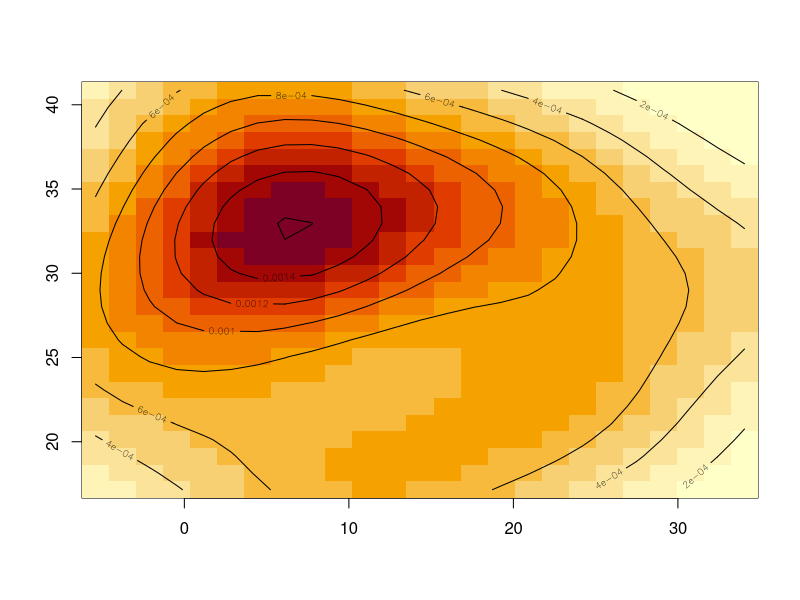

Source code (R):
library(readxl)
library(ggplot2)
library(dplyr)
library(MASS)

set.seed(0)
x = rnorm(15, 10.0, 10.0)
y = rnorm(15, 30.0, 10.0)

df = cbind.data.frame(x,y)

dens = kde2d(x, y)

image(dens) 
contour(dens, add=T)

gr <- data.frame(with(dens, expand.grid(x,y)), as.vector(dens$z))
names(gr) <- c("xgr", "ygr", "zgr")
mod <- loess(zgr~xgr*ygr, data=gr)

summary(mod)

df$pointdens <- predict(mod, newdata=data.frame(xgr=df[,1], ygr=df[,2]))
print(df$pointdens)
sum(df$pointdens)

gr$preds <- predict(mod, newdata=data.frame(xgr=gr[,1], ygr=gr[,2]))
print(gr$preds)
sum(gr$preds)

df$pointdens <- df$pointdens/sum(gr$preds)

gr$preds <- gr$preds/sum(gr$preds)

center <- subset(gr, gr$preds == max(gr$preds,na.rm=T))






# +-----------------------------------------------------------------------------
kernel_parenclitic_kde <- function(df) {
  set.seed(1)
  df_train_0 <- df
  dens <- try(MASS::kde2d(df_train_0[,1],df_train_0[,2]))
  if(class(dens)  != "try-error") {
    gr <- data.frame(with(dens, expand.grid(x,y)), as.vector(dens$z))
    names(gr) <- c("xgr", "ygr", "zgr")
    mod <- loess(zgr~xgr*ygr, data=gr)
    
    df$pointdens <- predict(mod, newdata=data.frame(xgr=df[,1], ygr=df[,2]))
    
    gr$preds <- predict(mod, newdata=data.frame(xgr=gr[,1], ygr=gr[,2]))
    df$pointdens <- df$pointdens/sum(gr$preds)
    gr$preds <- gr$preds/sum(gr$preds)
    
    center <- subset(gr, gr$preds == max(gr$preds,na.rm=T))
    gr$dist_to_center <- sqrt((gr$xgr - as.numeric(center[1,1]))**2 + (gr$ygr - as.numeric(center[1,2]))**2)
    
    
    gr_countour <- subset(gr,gr$xgr == max(gr$xgr) | gr$ygr == max(gr$ygr) | gr$xgr == min(gr$xgr) | gr$ygr == min(gr$ygr))
    v <-  gr$preds
    df$pointdens3 <- unlist(lapply(df$pointdens, function(x) 1-sum(v[v<=x], na.rm=T)))
    
    df$pointdens2 <- apply(df,1,function(x) ifelse(is.na(x[6]) == T, distance_extension(x, gr_countour,center), as.numeric(x[6])))
  } else {
    df$pointdens2 = 0
  }
  return(df$pointdens2)
}

distance_extension <- function(x, gr_countour,center) {
  return(1)
}
# +-----------------------------------------------------------------------------

kernel_parenclitic_kde(df)
